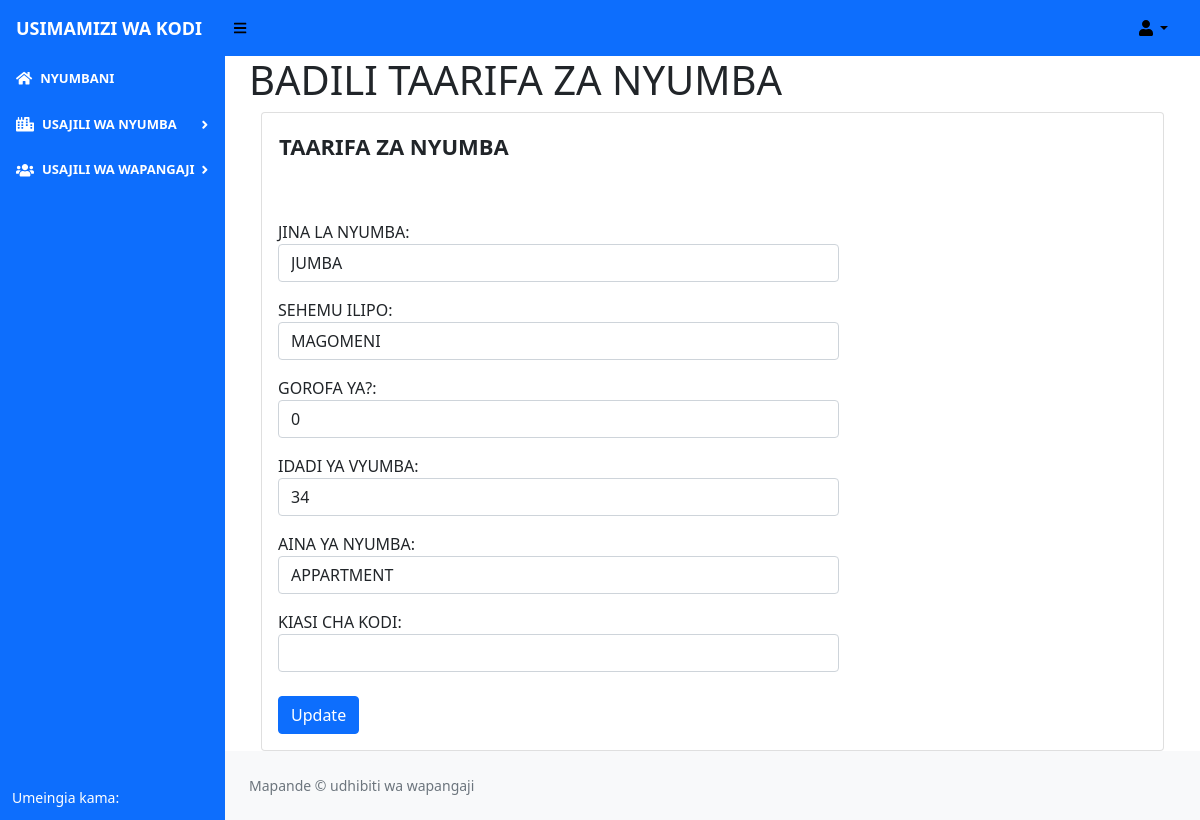
Screenshot of /updatehouse/1 with the database file from the repository.
### renting/models.py (models this page shows)
class HouseProperty(db.Model):
    __tablename__ = 'house_property'
    id = db.Column(db.Integer(), autoincrement=True, primary_key = True)
    house_name = db.Column(db.String(length = 50), nullable = False)
    house_location = db.Column(db.String())
    floor_number = db.Column(db.Integer())
    number_of_room = db.Column(db.Integer())
    category = db.Column(db.String(length=30))

### renting/routes.py (the view, shortened to what this page needs)
@app.route('/updatehouse/<int:id>', methods = ['GET','POST'])
def update_house_page(id):
    form = HouseForm()
    house_to_update = HouseProperty.query.get_or_404(id)
    return render_template('updatehouse.html', form = form, house_to_update = house_to_update)

### renting/forms.py
class HouseForm(FlaskForm):
    house_name = StringField(label="JINA NA NYUMBA", validators=[Length(max=30), DataRequired()])
    house_location = StringField(label="ANUWANI YA NYUMBA", validators=[Length(max=30), DataRequired()])
    number_of_room = StringField(label="IDADI YA VYUMBA", validators=[DataRequired()])
    floor_number = StringField(label="IDADI YA GHOROFA", validators=[DataRequired()])
    category = SelectField("AINA YA NYUMBA", choices=[('Select Category'),('GOROFA'),('NYUMBA YA CHINI'),('APPARTMENT')])
    submit = SubmitField(label='SAJILI')

### renting/templates/updatehouse.html (shortened to what this page needs)
{% extends 'base.html' %}
{% block content %}
<div class="content-wrapper">
    <div class="content-heading"><h1>BADILI TAARIFA ZA NYUMBA</h1></div>
    <div class="container-fluid">
       <div class="card card-default d-lg-block">
          <div class="row">
             <div class="col col-xs-12 col-sm-8 col-md-8 col-lg-8">
                <div class="card-title text-left alert alert-default"><b style="font-size:22px;">TAARIFA ZA NYUMBA</b></div>
                <div class="card-body">
                   <form class="form-updatehouse" method="POST" action="/updatehouse/{{house_to_update.id}}">
                      <fieldset>
                        JINA LA NYUMBA:
                       <input type="text" name="house_name" value="{{ house_to_update.house_name }}" class="form-control">
                       SEHEMU ILIPO:
                       <input type="text" name="house_location" value="{{ house_to_update.house_location }}" class="form-control">
                       GOROFA YA?:
                       <input type="text" name="floor_number" value="{{ house_to_update.floor_number }}" class="form-control">
                       IDADI YA VYUMBA:
                       <input type="text" name="number_of_room" value="{{ house_to_update.number_of_room }}" class="form-control">
                       AINA YA NYUMBA:
                       <input type="text" name="category" value="{{ house_to_update.category }}" class="form-control">
                       KIASI CHA KODI:
                       <input type="text" name="rent_amount" value="{{ house_to_update.rent_amount }}" class="form-control">
                    </fieldset>
                      <br>
                      <input class="btn btn-primary" id="submit" name="submit" type="submit" value="Update">
                   </form>
                </div>
             </div>
          </div>
       </div>
    </div>
 </div>
 {% endblock %}

### rows the page displays
HouseProperty: house_name "JUMBA", house_location "MAGOMENI", floor_number "0", number_of_room "34", category "APPARTMENT"
